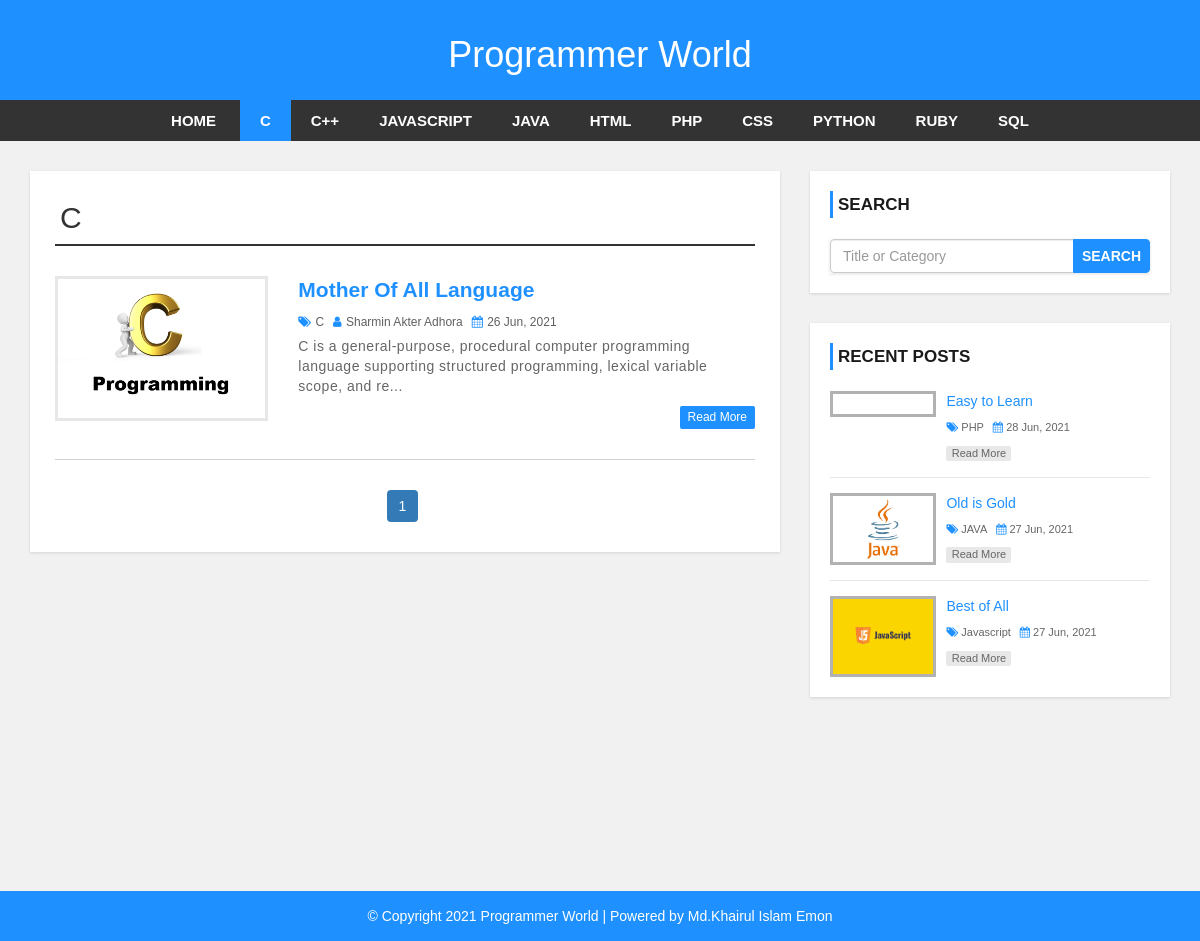
Screenshot of /category.php?cat_id=1 with the database file from the repository.
### tables this page shows
CREATE TABLE `settings` (
  `websitename` varchar(60) NOT NULL,
  `logo` varchar(50) NOT NULL,
  `footerdesc` varchar(255) NOT NULL
);

CREATE TABLE `category` (
  `category_id` int(11) NOT NULL,
  `category_name` varchar(100) NOT NULL,
  `post` int(11) NOT NULL DEFAULT 0
);

CREATE TABLE `post` (
  `post_id` int(11) NOT NULL,
  `title` varchar(100) NOT NULL,
  `description` text NOT NULL,
  `category` varchar(100) NOT NULL,
  `post_date` varchar(50) NOT NULL,
  `author` int(11) NOT NULL,
  `post_img` varchar(100) NOT NULL
);

CREATE TABLE `user` (
  `user_id` int(11) NOT NULL,
  `first_name` varchar(30) NOT NULL,
  `last_name` varchar(30) NOT NULL,
  `username` varchar(30) DEFAULT NULL,
  `password` varchar(40) DEFAULT NULL,
  `role` int(11) NOT NULL
);

### config.php (called while the page is built, shortened)
<?php
    $hostname = "http://localhost/programmer-world";
?>

### category.php (the view, shortened to what this page needs)
<?php include 'header.php'; ?>
<div id="main-content">
    <div class="container">
        <div class="row">
            <div class="col-md-8">
                <div class="post-container">
                    <?php
                    $sql1 = "SELECT * FROM category WHERE category_id={$cat_id}";
                    $result1 = mysqli_query($conn, $sql1) or die("Query Failed!!!");
                    $row1 = mysqli_fetch_assoc($result1);
                    ?>
                    <h2 class="page-heading"><?php echo $row1['category_name']; ?></h2>
                    <?php
                    include "config.php";
                    if (isset($_GET['cat_id'])) {
                        $cat_id = $_GET['cat_id'];
                    }
                    $limit = 3;
                    if (isset($_GET['page'])) {
                        $page = $_GET['page'];
                    } else {
                        $page = 1;
                    }
                    $offset = ($page - 1) * $limit;
                    $sql = "SELECT * FROM post
                    LEFT JOIN category ON post.category = category.category_id
                    LEFT JOIN user ON post.author = user.user_id
                    WHERE category = {$cat_id}
                    ORDER BY post_id DESC LIMIT {$offset},{$limit}";
                    $result = mysqli_query($conn, $sql) or die("Query Failed!!!");
                    if (mysqli_num_rows($result) > 0) {
                        while ($row = mysqli_fetch_assoc($result)) {
                    ?>
                            <div class="post-content">
                                <div class="row">
                                    <div class="col-md-4">
                                        <a class="post-img" href="single.php?cat_id=<?php echo $row['category']; ?>&id=<?php echo $row['post_id']; ?>"><img src="admin/upload/<?php echo $row['post_img']; ?>" alt="" /></a>
                                    </div>
                                    <div class="col-md-8">
                                        <div class="inner-content clearfix">
                                            <h3><a href='single.php?cat_id=<?php echo $row['category']; ?>&id=<?php echo $row['post_id']; ?>'><?php echo $row['title']; ?></a></h3>
                                            <div class="post-information">
                                                <span>
                                                    <i class="fa fa-tags" aria-hidden="true"></i>
                                                    <a href='category.php?cat_id=<?php echo $row['category']; ?>'><?php echo $row['category_name']; ?></a>
                                                </span>
                                                <span>
                                                    <i class="fa fa-user" aria-hidden="true"></i>
                                                    <a href='author.php?a_id=<?php echo $row['author']; ?>'><?php echo $row['first_name'] . " " . $row['last_name']; ?></a>
                                                </span>
                                                <span>
                                                    <i class="fa fa-calendar" aria-hidden="true"></i>
                                                    <?php echo $row['post_date']; ?>
                                                </span>
                                            </div>
                                            <p class="description">
                                                <?php echo substr($row['description'], 0, 130) . "..."; ?>
                                            </p>
                                            <a class='read-more pull-right' href='single.php?cat_id=<?php echo $row['category']; ?>&id=<?php echo $row['post_id']; ?>'>read more</a>
                                        </div>
                                    </div>
                                </div>
                            </div>
                    <?php
                        }
                    } else {
                        echo "<h2>NO RECORD FOUND</h2>";
                    }
                    if (mysqli_num_rows($result1) > 0) {
                        $total_records = $row1['post'];
                        $total_page = ceil($total_records / $limit);
                        echo '<ul class="pagination admin-pagination">';
                        for ($i = 1; $i <= $total_page; $i++) {
                            if ($i == $page) {
                                $active = 'active';
                            } else {
                                $active = '';
                            }
                            echo '<li class="' . $active . '"><a href="category.php?cat_id=' . $cat_id . '&page=' . $i . '">' . $i . '</a></li>';
                        }
                        echo '</ul>';
                    }
                    ?>
                </div>
            </div>
            <?php include 'sidebar.php'; ?>
        </div>
    </div>
</div>
<?php include 'footer.php'; ?>

### header.php (shortened to what this page needs)
<?php
include 'config.php';
?>
<!DOCTYPE html>
<html lang="en">
<head>
    <link rel="stylesheet" href="css/bootstrap.min.css" />
    <link rel="stylesheet" href="css/font-awesome.css">
    <link rel="stylesheet" href="css/style.css">
</head>
<body>
    <div id="header">
        <div class="container">
            <div class="row">
                <div class=" col-md-offset-4 col-md-4">
                    <?php
                    include 'config.php';
                    $sql = "SELECT * FROM settings";
                    $result = mysqli_query($conn, $sql) or die("Query Failed!!!");
                    if (mysqli_num_rows($result) > 0) {
                        while ($row = mysqli_fetch_assoc($result)) {
                                if(true){
                                echo '<a style="color:white;" href="index.php"><h1>' . $row['websitename'] . '</h1></a>';
                            } else {
                                echo '<a href="index.php" id="logo"><img src="admin/images/' . $row['logo'] . '"></a>';
                            }
                        }
                    }
                    ?>
                </div>
            </div>
        </div>
    </div>
    <div id="menu-bar">
        <div class="container">
            <div class="row">
                <div class="col-md-12">
                    <?php
                    include "config.php";
                    if (isset($_GET['cat_id'])) {
                        $cat_id = $_GET['cat_id'];
                    }
                    $sql = "SELECT * FROM category WHERE post > 0";
                    $result = mysqli_query($conn, $sql) or die("Query Failed!!!");
                    if (mysqli_num_rows($result) > 0) {
                        $active = '';
                    ?>
                        <ul class='menu'>
                            <li><a href='<?php echo $hostname; ?>'>Home</a></li>
                            <?php while ($row = mysqli_fetch_assoc($result)) {
                                if (isset($_GET['cat_id'])) {
                                    if ($row['category_id'] == $cat_id) {
                                        $active = 'active';
                                    } else {
                                        $active = '';
                                    }
                                }
                                echo "<li><a class='{$active}' href='category.php?cat_id={$row['category_id']}'>{$row['category_name']}</a></li>";
                            } ?>
                        </ul>
                    <?php } ?>
                </div>
            </div>
        </div>
    </div>

### sidebar.php
<div id="sidebar" class="col-md-4">
    <div class="search-box-container">
        <h4>Search</h4>
        <form class="search-post" action="search.php" method="GET">
            <div class="input-group">
                <input type="text" name="search" class="form-control" placeholder="Title or Category">
                <span class="input-group-btn">
                    <button type="submit" class="btn btn-danger">Search</button>
                </span>
            </div>
        </form>
    </div>
    <div class="recent-post-container">
        <h4>Recent Posts</h4>
        <?php
        include "config.php";
        $limit = 3;
        $sql = "SELECT * FROM post
            LEFT JOIN category ON post.category = category.category_id
            ORDER BY post_date DESC LIMIT {$limit}";
        $result = mysqli_query($conn, $sql) or die("Query Failed!!!");
        if (mysqli_num_rows($result) > 0) {
            while ($row = mysqli_fetch_assoc($result)) {
        ?>
                <div class="recent-post">
                    <a class="post-img" href="single.php?cat_id=<?php echo $row['category']; ?>&id=<?php echo $row['post_id']; ?>"><img src="admin/upload/<?php echo $row['post_img']; ?>" alt="" /></a>
                    <div class="post-content">
                        <h5><a href="single.php?cat_id=<?php echo $row['category']; ?>&id=<?php echo $row['post_id']; ?>"><?php echo $row['title']; ?></a></h5>
                        <span>
                            <i class="fa fa-tags" aria-hidden="true"></i>
                            <a href='category.php?cat_id=<?php echo $row['category']; ?>'><?php echo $row['category_name']; ?></a>
                        </span>
                        <span>
                            <i class="fa fa-calendar" aria-hidden="true"></i>
                            <?php echo $row['post_date']; ?>
                        </span>
                        <a class="read-more" href='single.php?cat_id=<?php echo $row['category']; ?>&id=<?php echo $row['post_id']; ?>'>read more</a>
                    </div>
                </div>
        <?php
            }
        }
        ?>
    </div>
</div>

### footer.php
<div id="footer">
    <div class="container">
        <div class="row">
            <div class="col-md-12">
                <?php
                include 'config.php';
                $sql = "SELECT * FROM settings";
                $result = mysqli_query($conn, $sql) or die("Query Failed!!!");
                if (mysqli_num_rows($result) > 0) {
                    while ($row = mysqli_fetch_assoc($result)) {
                ?>
                        <span><?php echo $row['footerdesc']?></span>
                <?php
                    }
                }
                 ?>
            </div>
        </div>
    </div>
</div>
</body>
</html>

### css/style.css (style rules this page uses)
body { background: #f1f1f1; font-family: sans-serif,arial,Helvetica; }
a, a:hover, a:focus { text-decoration: none; outline: none; }
ul { margin:0; padding:0; list-style:none; }
h2.page-heading { margin: 5px 0 30px; padding: 0 5px 10px; border-bottom: 2px solid #333; }
form { background: #fff; padding: 25px; box-shadow:0 1px 3px rgba(0, 0, 0, 0.13); }
#header { background: #1e90ff; text-align: center; padding: 15px; }
#menu-bar { background: #333; text-align: center; }
#menu-bar .menu > li { display: inline-block; }
.menu > li > a { padding: 10px 20px; display: block; text-transform: uppercase; color: #fff; font-size: 15px; font-weight:600; transition:all 0.5s ease 0s; }
#menu-bar .menu > li > a:hover, #menu-bar .menu > li > a.active { color:#fff; background:#1e90ff; }
#main-content { padding: 30px 0; min-height: 750px; }
#main-content .post-container { background-color: #fff; padding: 25px; box-shadow: 0 1px 3px rgba(0, 0, 0, 0.13); }
#main-content .post-content { border-bottom: 1px solid #d1d1d1; padding: 0 0 30px; margin-bottom:30px; }
#main-content .post-content img { width: 100%; }
#main-content .post-content .post-img { border: 3px solid #e7e7e7; display: block; height: 145px; overflow: hidden; transition: border .3s; }
#main-content .post-content h3 { font-size: 21px; line-height: 28px; font-weight: 600; margin: 0 0 7px; }
#main-content .post-content h3 a { color: #1e90ff; transition:all 0.3s; }
#main-content .post-content .post-information span { color: #606060; font-size: 12px; text-transform: capitalize; margin: 0 5px 5px 0; display: inline-block; }
#main-content .post-content .post-information i { color: #1e90ff; margin-right: 1px; }
#main-content .post-content .post-information a { color: #606060; text-decoration: none; }
#main-content .post-content p, #main-content .single-post p { color: #666; font-size: 14px; letter-spacing: 0.5px; margin:0 0 10px; }
#main-content .post-content a.read-more { color: #fff; background-color: #1E90FF; font-size: 12px; text-transform: capitalize; padding: 3px 8px; border-radius: 2px; transition: all 0.3s; }
.pagination { display: block; text-align: center; margin: 0; }
.pagination li { display:inline-block; margin: 0 5px 0 0; }
.pagination li a { border: none; background: #1e90ff; color: #fff; }
i.fa { color:#222; }
#sidebar h4 { color: #1A1A1A; font-size: 17px; line-height: 27px; font-weight:600; text-transform: uppercase; padding: 0 0 0 5px; margin: 0 0 21px; border-left: 3px solid #1e90ff; }
#sidebar .search-box-container { background-color: #fff; padding: 20px; margin: 0 0 30px; box-shadow: 0 1px 3px rgba(0, 0, 0, 0.13); }
#sidebar .search-post { padding: 0; }
#sidebar .search-post input { color: #606060; }
#sidebar .search-post .btn { font-weight: 600; text-transform: uppercase; padding: 6px 8px; background-color: #1E90FF; border-color: #1E90FF; outline: none; }
#sidebar .recent-post-container { padding: 20px; background: #fff; box-shadow: 0 1px 3px rgba(0, 0, 0, 0.13); }
#sidebar .recent-post { border-bottom: 1px solid #e7e7e7; padding: 0 0 15px; margin: 0 0 15px; }
#sidebar .recent-post:last-child { margin: 0; padding: 0; border: none; }
#sidebar .recent-post .post-img { display: inline-block; width: 33%; border: 3px solid rgba(0,0,0,0.3); vertical-align: top; transition: border .3s; }
#sidebar .recent-post .post-img img { width: 100%; }
#sidebar .recent-post .post-content { width: 65%; display: inline-block; border: none; padding: 0 0 0 7px; margin: 0; }
#sidebar .recent-post h5 { font-size: 14px; line-height: 20px; margin: 0 0 5px; }
#sidebar .recent-post h5 a { color: #1E90FF; }
#sidebar .recent-post span { color: #666; font-size: 11px; display: inline-block; margin: 0 5px 10px 0; }
#sidebar .recent-post span a { color: #666; }
#sidebar .recent-post span i { color: #1E90FF; }
#sidebar .recent-post a.read-more { color: #666; background-color: rgba(0,0,0,0.09); width: 65px; font-size: 11px; text-align: center; padding: 0; display: block; transition: all 0.3s; }
#footer { color: #fff; padding:15px 0; text-align:center; background-color:#1e90ff; }
#footer a { color:#fff; }

### rows the page displays
settings: websitename "Programmer World", footerdesc "© Copyright 2021 Programmer World | Powered by Md.Khairul Islam Emon"
category: category_name "C"
category: category_name "C++"
category: category_name "JAVASCRIPT"
category: category_name "JAVA"
category: category_name "HTML"
category: category_name "PHP"
category: category_name "CSS"
category: category_name "PYTHON"
category: category_name "RUBY"
category: category_name "SQL"
post: post_img (picture), title "Mother Of All Language", category.category_name "C", user.first_name "Sharmin Akter", user.last_name "Adhora", post_date "26 Jun, 2021", description "C is a general-purpose, procedural computer programming language supporting structured programming, lexical variable scope, and re"
post: title "Easy to Learn", category.category_name "PHP", post_date "28 Jun, 2021"
post: post_img (picture), title "Old is Gold", category.category_name "JAVA", post_date "27 Jun, 2021"
post: post_img (picture), title "Best of All", category.category_name "Javascript", post_date "27 Jun, 2021"
